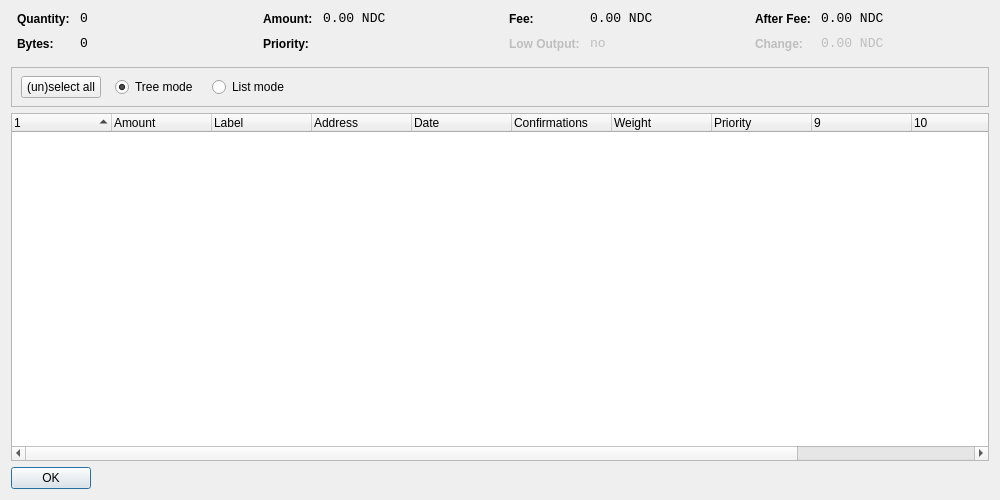
<?xml version="1.0" encoding="UTF-8"?>
<ui version="4.0">
 <class>CoinControlDialog</class>
 <widget class="QWidget" name="CoinControlDialog">
  <property name="geometry">
   <rect>
    <x>0</x>
    <y>0</y>
    <width>1000</width>
    <height>500</height>
   </rect>
  </property>
  <property name="windowTitle">
   <string>Coin Control</string>
  </property>
  <layout class="QVBoxLayout" name="verticalLayout">
   <item>
    <layout class="QHBoxLayout" name="horizontalLayoutTop" stretch="0,0,0,0">
     <property name="topMargin">
      <number>0</number>
     </property>
     <property name="bottomMargin">
      <number>10</number>
     </property>
     <item>
      <layout class="QFormLayout" name="formLayoutCoinControl1">
       <property name="horizontalSpacing">
        <number>10</number>
       </property>
       <property name="verticalSpacing">
        <number>10</number>
       </property>
       <property name="leftMargin">
        <number>6</number>
       </property>
       <property name="rightMargin">
        <number>6</number>
       </property>
       <item row="0" column="0">
        <widget class="QLabel" name="labelCoinControlQuantityText">
         <property name="styleSheet">
          <string notr="true">font-weight:bold;</string>
         </property>
         <property name="text">
          <string>Quantity:</string>
         </property>
        </widget>
       </item>
       <item row="0" column="1">
        <widget class="QLabel" name="labelCoinControlQuantity">
         <property name="font">
          <font>
           <family>Monospace</family>
           <pointsize>10</pointsize>
          </font>
         </property>
         <property name="cursor">
          <cursorShape>IBeamCursor</cursorShape>
         </property>
         <property name="contextMenuPolicy">
          <enum>Qt::ActionsContextMenu</enum>
         </property>
         <property name="text">
          <string notr="true">0</string>
         </property>
         <property name="textInteractionFlags">
          <set>Qt::LinksAccessibleByMouse|Qt::TextSelectableByKeyboard|Qt::TextSelectableByMouse</set>
         </property>
        </widget>
       </item>
       <item row="1" column="0">
        <widget class="QLabel" name="labelCoinControlBytesText">
         <property name="styleSheet">
          <string notr="true">font-weight:bold;</string>
         </property>
         <property name="text">
          <string>Bytes:</string>
         </property>
        </widget>
       </item>
       <item row="1" column="1">
        <widget class="QLabel" name="labelCoinControlBytes">
         <property name="font">
          <font>
           <family>Monospace</family>
           <pointsize>10</pointsize>
          </font>
         </property>
         <property name="cursor">
          <cursorShape>IBeamCursor</cursorShape>
         </property>
         <property name="contextMenuPolicy">
          <enum>Qt::ActionsContextMenu</enum>
         </property>
         <property name="text">
          <string notr="true">0</string>
         </property>
         <property name="textInteractionFlags">
          <set>Qt::LinksAccessibleByMouse|Qt::TextSelectableByKeyboard|Qt::TextSelectableByMouse</set>
         </property>
        </widget>
       </item>
      </layout>
     </item>
     <item>
      <layout class="QFormLayout" name="formLayoutCoinControl2">
       <property name="horizontalSpacing">
        <number>10</number>
       </property>
       <property name="verticalSpacing">
        <number>10</number>
       </property>
       <property name="leftMargin">
        <number>6</number>
       </property>
       <property name="rightMargin">
        <number>6</number>
       </property>
       <item row="0" column="0">
        <widget class="QLabel" name="labelCoinControlAmountText">
         <property name="styleSheet">
          <string notr="true">font-weight:bold;</string>
         </property>
         <property name="text">
          <string>Amount:</string>
         </property>
        </widget>
       </item>
       <item row="0" column="1">
        <widget class="QLabel" name="labelCoinControlAmount">
         <property name="font">
          <font>
           <family>Monospace</family>
           <pointsize>10</pointsize>
          </font>
         </property>
         <property name="cursor">
          <cursorShape>IBeamCursor</cursorShape>
         </property>
         <property name="contextMenuPolicy">
          <enum>Qt::ActionsContextMenu</enum>
         </property>
         <property name="text">
          <string notr="true">0.00 NDC</string>
         </property>
         <property name="textInteractionFlags">
          <set>Qt::LinksAccessibleByMouse|Qt::TextSelectableByKeyboard|Qt::TextSelectableByMouse</set>
         </property>
        </widget>
       </item>
       <item row="1" column="0">
        <widget class="QLabel" name="labelCoinControlPriorityText">
         <property name="styleSheet">
          <string notr="true">font-weight:bold;</string>
         </property>
         <property name="text">
          <string>Priority:</string>
         </property>
        </widget>
       </item>
       <item row="1" column="1">
        <widget class="QLabel" name="labelCoinControlPriority">
         <property name="font">
          <font>
           <family>Monospace</family>
           <pointsize>10</pointsize>
          </font>
         </property>
         <property name="cursor">
          <cursorShape>IBeamCursor</cursorShape>
         </property>
         <property name="contextMenuPolicy">
          <enum>Qt::ActionsContextMenu</enum>
         </property>
         <property name="text">
          <string/>
         </property>
         <property name="textInteractionFlags">
          <set>Qt::LinksAccessibleByMouse|Qt::TextSelectableByKeyboard|Qt::TextSelectableByMouse</set>
         </property>
        </widget>
       </item>
      </layout>
     </item>
     <item>
      <layout class="QFormLayout" name="formLayoutCoinControl3">
       <property name="horizontalSpacing">
        <number>10</number>
       </property>
       <property name="verticalSpacing">
        <number>10</number>
       </property>
       <property name="leftMargin">
        <number>6</number>
       </property>
       <property name="rightMargin">
        <number>6</number>
       </property>
       <item row="0" column="0">
        <widget class="QLabel" name="labelCoinControlFeeText">
         <property name="styleSheet">
          <string notr="true">font-weight:bold;</string>
         </property>
         <property name="text">
          <string>Fee:</string>
         </property>
        </widget>
       </item>
       <item row="0" column="1">
        <widget class="QLabel" name="labelCoinControlFee">
         <property name="font">
          <font>
           <family>Monospace</family>
           <pointsize>10</pointsize>
          </font>
         </property>
         <property name="cursor">
          <cursorShape>IBeamCursor</cursorShape>
         </property>
         <property name="contextMenuPolicy">
          <enum>Qt::ActionsContextMenu</enum>
         </property>
         <property name="text">
          <string notr="true">0.00 NDC</string>
         </property>
         <property name="textInteractionFlags">
          <set>Qt::LinksAccessibleByMouse|Qt::TextSelectableByKeyboard|Qt::TextSelectableByMouse</set>
         </property>
        </widget>
       </item>
       <item row="1" column="0">
        <widget class="QLabel" name="labelCoinControlLowOutputText">
         <property name="enabled">
          <bool>false</bool>
         </property>
         <property name="styleSheet">
          <string notr="true">font-weight:bold;</string>
         </property>
         <property name="text">
          <string>Low Output:</string>
         </property>
        </widget>
       </item>
       <item row="1" column="1">
        <widget class="QLabel" name="labelCoinControlLowOutput">
         <property name="enabled">
          <bool>false</bool>
         </property>
         <property name="font">
          <font>
           <family>Monospace</family>
           <pointsize>10</pointsize>
          </font>
         </property>
         <property name="cursor">
          <cursorShape>IBeamCursor</cursorShape>
         </property>
         <property name="contextMenuPolicy">
          <enum>Qt::ActionsContextMenu</enum>
         </property>
         <property name="text">
          <string>no</string>
         </property>
         <property name="textInteractionFlags">
          <set>Qt::LinksAccessibleByMouse|Qt::TextSelectableByKeyboard|Qt::TextSelectableByMouse</set>
         </property>
        </widget>
       </item>
      </layout>
     </item>
     <item>
      <layout class="QFormLayout" name="formLayoutCoinControl4">
       <property name="horizontalSpacing">
        <number>10</number>
       </property>
       <property name="verticalSpacing">
        <number>10</number>
       </property>
       <property name="leftMargin">
        <number>6</number>
       </property>
       <property name="rightMargin">
        <number>6</number>
       </property>
       <item row="0" column="0">
        <widget class="QLabel" name="labelCoinControlAfterFeeText">
         <property name="styleSheet">
          <string notr="true">font-weight:bold;</string>
         </property>
         <property name="text">
          <string>After Fee:</string>
         </property>
        </widget>
       </item>
       <item row="0" column="1">
        <widget class="QLabel" name="labelCoinControlAfterFee">
         <property name="font">
          <font>
           <family>Monospace</family>
           <pointsize>10</pointsize>
          </font>
         </property>
         <property name="cursor">
          <cursorShape>IBeamCursor</cursorShape>
         </property>
         <property name="contextMenuPolicy">
          <enum>Qt::ActionsContextMenu</enum>
         </property>
         <property name="text">
          <string notr="true">0.00 NDC</string>
         </property>
         <property name="textInteractionFlags">
          <set>Qt::LinksAccessibleByMouse|Qt::TextSelectableByKeyboard|Qt::TextSelectableByMouse</set>
         </property>
        </widget>
       </item>
       <item row="1" column="0">
        <widget class="QLabel" name="labelCoinControlChangeText">
         <property name="enabled">
          <bool>false</bool>
         </property>
         <property name="styleSheet">
          <string notr="true">font-weight:bold;</string>
         </property>
         <property name="text">
          <string>Change:</string>
         </property>
        </widget>
       </item>
       <item row="1" column="1">
        <widget class="QLabel" name="labelCoinControlChange">
         <property name="enabled">
          <bool>false</bool>
         </property>
         <property name="font">
          <font>
           <family>Monospace</family>
           <pointsize>10</pointsize>
          </font>
         </property>
         <property name="cursor">
          <cursorShape>IBeamCursor</cursorShape>
         </property>
         <property name="contextMenuPolicy">
          <enum>Qt::ActionsContextMenu</enum>
         </property>
         <property name="text">
          <string notr="true">0.00 NDC</string>
         </property>
         <property name="textInteractionFlags">
          <set>Qt::LinksAccessibleByMouse|Qt::TextSelectableByKeyboard|Qt::TextSelectableByMouse</set>
         </property>
        </widget>
       </item>
      </layout>
     </item>
    </layout>
   </item>
   <item>
    <widget class="QFrame" name="frame">
     <property name="minimumSize">
      <size>
       <width>0</width>
       <height>40</height>
      </size>
     </property>
     <property name="frameShape">
      <enum>QFrame::StyledPanel</enum>
     </property>
     <property name="frameShadow">
      <enum>QFrame::Sunken</enum>
     </property>
     <widget class="QWidget" name="horizontalLayoutWidget">
      <property name="geometry">
       <rect>
        <x>10</x>
        <y>0</y>
        <width>781</width>
        <height>41</height>
       </rect>
      </property>
      <layout class="QHBoxLayout" name="horizontalLayoutPanel" stretch="0,0,0,0">
       <property name="spacing">
        <number>14</number>
       </property>
       <item>
        <widget class="QPushButton" name="pushButtonSelectAll">
         <property name="sizePolicy">
          <sizepolicy hsizetype="Maximum" vsizetype="Fixed">
           <horstretch>0</horstretch>
           <verstretch>0</verstretch>
          </sizepolicy>
         </property>
         <property name="text">
          <string>(un)select all</string>
         </property>
        </widget>
       </item>
       <item>
        <widget class="QRadioButton" name="radioTreeMode">
         <property name="sizePolicy">
          <sizepolicy hsizetype="Maximum" vsizetype="Fixed">
           <horstretch>0</horstretch>
           <verstretch>0</verstretch>
          </sizepolicy>
         </property>
         <property name="text">
          <string>Tree mode</string>
         </property>
         <property name="checked">
          <bool>true</bool>
         </property>
        </widget>
       </item>
       <item>
        <widget class="QRadioButton" name="radioListMode">
         <property name="sizePolicy">
          <sizepolicy hsizetype="Maximum" vsizetype="Fixed">
           <horstretch>0</horstretch>
           <verstretch>0</verstretch>
          </sizepolicy>
         </property>
         <property name="text">
          <string>List mode</string>
         </property>
        </widget>
       </item>
       <item>
        <spacer name="horizontalSpacer">
         <property name="orientation">
          <enum>Qt::Horizontal</enum>
         </property>
         <property name="sizeHint" stdset="0">
          <size>
           <width>40</width>
           <height>20</height>
          </size>
         </property>
        </spacer>
       </item>
      </layout>
     </widget>
    </widget>
   </item>
   <item>
    <widget class="CoinControlTreeWidget" name="treeWidget">
     <property name="contextMenuPolicy">
      <enum>Qt::CustomContextMenu</enum>
     </property>
     <property name="sortingEnabled">
      <bool>false</bool>
     </property>
     <property name="columnCount">
      <number>12</number>
     </property>
     <attribute name="headerShowSortIndicator" stdset="0">
      <bool>true</bool>
     </attribute>
     <attribute name="headerStretchLastSection">
      <bool>false</bool>
     </attribute>
     <column>
      <property name="text">
       <string/>
      </property>
     </column>
     <column>
      <property name="text">
       <string>Amount</string>
      </property>
     </column>
     <column>
      <property name="text">
       <string>Label</string>
      </property>
     </column>
     <column>
      <property name="text">
       <string>Address</string>
      </property>
     </column>
     <column>
      <property name="text">
       <string>Date</string>
      </property>
     </column>
     <column>
      <property name="text">
       <string>Confirmations</string>
      </property>
      <property name="toolTip">
       <string>Confirmed</string>
      </property>
     </column>
     <column>
      <property name="text">
       <string>Weight</string>
      </property>
     </column>
     <column>
      <property name="text">
       <string>Priority</string>
      </property>
     </column>
     <column>
      <property name="text">
       <string/>
      </property>
     </column>
     <column>
      <property name="text">
       <string/>
      </property>
     </column>
     <column>
      <property name="text">
       <string/>
      </property>
     </column>
     <column>
      <property name="text">
       <string/>
      </property>
     </column>
    </widget>
   </item>
   <item>
    <widget class="QDialogButtonBox" name="buttonBox">
     <property name="sizePolicy">
      <sizepolicy hsizetype="Maximum" vsizetype="Fixed">
       <horstretch>0</horstretch>
       <verstretch>0</verstretch>
      </sizepolicy>
     </property>
     <property name="orientation">
      <enum>Qt::Horizontal</enum>
     </property>
     <property name="standardButtons">
      <set>QDialogButtonBox::Ok</set>
     </property>
    </widget>
   </item>
  </layout>
 </widget>
 <customwidgets>
  <customwidget>
   <class>CoinControlTreeWidget</class>
   <extends>QTreeWidget</extends>
   <header>coincontroltreewidget.h</header>
  </customwidget>
 </customwidgets>
 <resources/>
 <connections/>
</ui>
